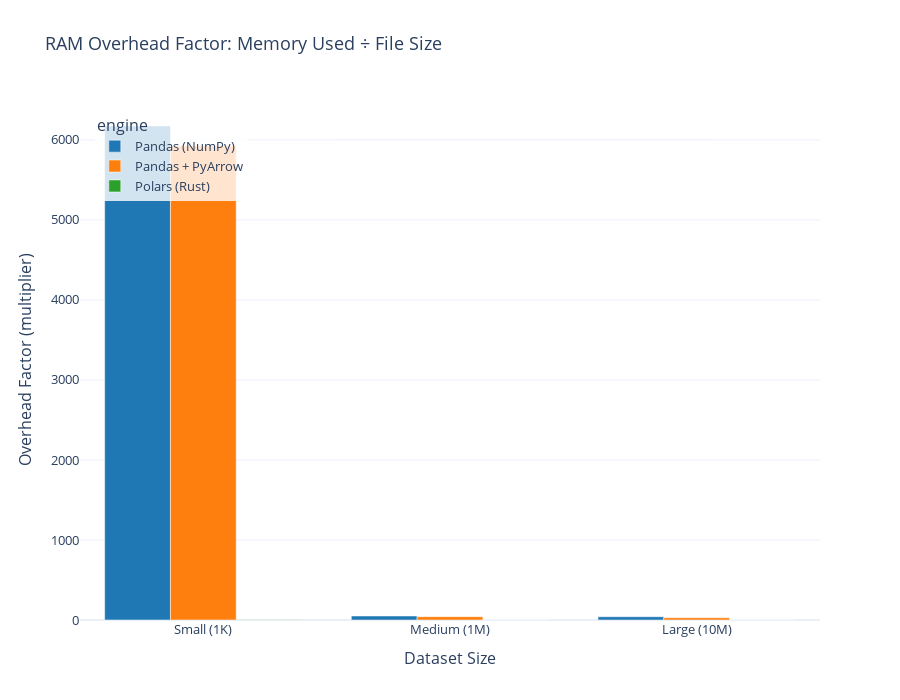

Write notebook code for a chart like this one.
### Markdown cell above
## 3. The Hidden Cost: RAM Overhead Factor

**What is Overhead Factor?** The ratio of peak RAM used ÷ file size on disk.

As datasets grow, Polars maintains constant overhead through lazy evaluation, while Pandas requires proportionally more memory for larger files.

### Code cell
# Calculate overhead factor for all scenarios
overhead_data = combined_df.copy()
overhead_data['overhead_factor'] = None

for scenario in scenario_order:
    scenario_rows = overhead_data[overhead_data['scenario'] == scenario]
    fact_file = Path('data') / f'fact_content_performance_{scenario}.parquet'
    
    if fact_file.exists():
        file_size_mb = fact_file.stat().st_size / (1024 * 1024)
        overhead_data.loc[scenario_rows.index, 'overhead_factor'] = scenario_rows['memory_mb'] / file_size_mb
        
        scenario_label = scenario_map.get(scenario, scenario)
        print(f"{scenario_label}: {file_size_mb:.1f} MB file")

# Remove rows where we couldn't calculate overhead
overhead_data = overhead_data[overhead_data['overhead_factor'].notna()].copy()

if not overhead_data.empty:
    fig_overhead = px.bar(
        overhead_data.sort_values(['scenario', 'engine']),
        x='scenario_label',
        y='overhead_factor',
        color='engine',
        barmode='group',
        title='RAM Overhead Factor: Memory Used ÷ File Size',
        labels={'overhead_factor': 'Overhead Factor (multiplier)', 'scenario_label': 'Dataset Size'},
        color_discrete_map={
            'Pandas (NumPy)': '#1f77b4',
            'Pandas + PyArrow': '#ff7f0e',
            'Polars (Rust)': '#2ca02c'
        },
        category_orders={'scenario_label': scenario_labels},
        hover_data={'overhead_factor': ':.1f', 'memory_mb': ':.0f'}
    )

    fig_overhead.update_layout(
        height=700,
        template='plotly_white',
        font=dict(size=13),
        hovermode='x unified',
        showlegend=True,
        legend=dict(x=0.02, y=0.98, bgcolor='rgba(255,255,255,0.8)'),
        margin=dict(t=100)
    )

    fig_overhead.show()
else:
    print("No parquet files found for overhead calculation")

### Figure 1 — Plotly figure (JSON) as saved in the notebook; plotly's stock layout.template omitted (floating-point values rounded to 4 significant figures)
{"data": [{"alignmentgroup": "True", "customdata": [[2091.0], [252.6], [61.41]], "hovertemplate": "engine=Pandas (NumPy)<br>Dataset Size=%{x}<br>Overhead Factor (multiplier)=%{y:.1f}<br>memory_mb=%{customdata[0]:.0f}<extra></extra>", "legendgroup": "Pandas (NumPy)", "marker": {"color": "#1f77b4", "pattern": {"shape": ""}}, "name": "Pandas (NumPy)", "offsetgroup": "Pandas (NumPy)", "orientation": "v", "showlegend": true, "textposition": "auto", "type": "bar", "x": ["Large (10M)", "Medium (1M)", "Small (1K)"], "xaxis": "x", "y": [41.02, 49.77, 6173.0], "yaxis": "y"}, {"alignmentgroup": "True", "customdata": [[1440.0], [211.1], [58.94]], "hovertemplate": "engine=Pandas + PyArrow<br>Dataset Size=%{x}<br>Overhead Factor (multiplier)=%{y:.1f}<br>memory_mb=%{customdata[0]:.0f}<extra></extra>", "legendgroup": "Pandas + PyArrow", "marker": {"color": "#ff7f0e", "pattern": {"shape": ""}}, "name": "Pandas + PyArrow", "offsetgroup": "Pandas + PyArrow", "orientation": "v", "showlegend": true, "textposition": "auto", "type": "bar", "x": ["Large (10M)", "Medium (1M)", "Small (1K)"], "xaxis": "x", "y": [28.25, 41.59, 5925.0], "yaxis": "y"}, {"alignmentgroup": "True", "customdata": [[0.03], [0.0], [0.02]], "hovertemplate": "engine=Polars (Rust)<br>Dataset Size=%{x}<br>Overhead Factor (multiplier)=%{y:.1f}<br>memory_mb=%{customdata[0]:.0f}<extra></extra>", "legendgroup": "Polars (Rust)", "marker": {"color": "#2ca02c", "pattern": {"shape": ""}}, "name": "Polars (Rust)", "offsetgroup": "Polars (Rust)", "orientation": "v", "showlegend": true, "textposition": "auto", "type": "bar", "x": ["Large (10M)", "Medium (1M)", "Small (1K)"], "xaxis": "x", "y": [0.0005884, 0, 2.01], "yaxis": "y"}], "layout": {"barmode": "group", "font": {"size": 13}, "height": 700, "hovermode": "x unified", "legend": {"bgcolor": "rgba(255,255,255,0.8)", "title": {"text": "engine"}, "tracegroupgap": 0, "x": 0.02, "y": 0.98}, "margin": {"t": 100}, "showlegend": true, "title": {"text": "RAM Overhead Factor: Memory Used ÷ File Size"}, "xaxis": {"anchor": "y", "categoryarray": ["Small (1K)", "Medium (1M)", "Large (10M)"], "categoryorder": "array", "domain": [0, 1], "title": {"text": "Dataset Size"}}, "yaxis": {"anchor": "x", "domain": [0, 1], "title": {"text": "Overhead Factor (multiplier)"}}}}
